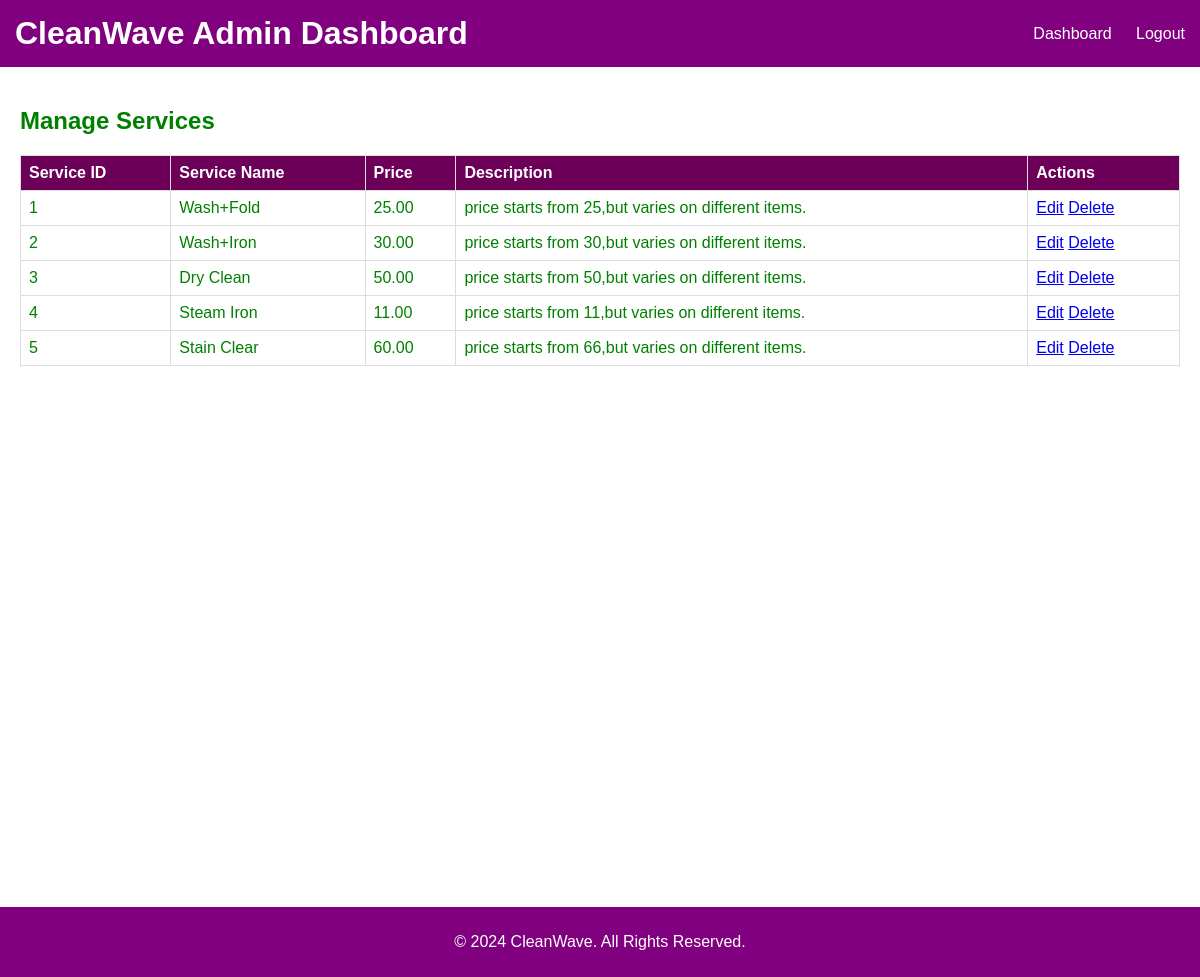
The page /admin/manage_services.php on the database its author committed.
### tables this page shows
CREATE TABLE `services` (
  `id` int NOT NULL AUTO_INCREMENT,
  `service_name` varchar(100) NOT NULL,
  `price` decimal(10,2) NOT NULL,
  `description` text NOT NULL,
  `created_at` timestamp NOT NULL,
  PRIMARY KEY (`id`)
);

### admin/manage_services.php (the view, shortened to what this page needs)
<?php include('../includes/db_connect.php'); ?>
<!DOCTYPE html>
<html lang="en">
<head>
    <link rel="stylesheet" href="../assets/css/style.css">
</head>
<body>
    <?php include('../includes/header.php'); ?>
    <div class="content">
        <h2>Manage Services</h2>
        <table>
            <thead>
                <tr>
                    <th>Service ID</th>
                    <th>Service Name</th>
                    <th>Price</th>
                    <th>Description</th>
                    <th>Actions</th>
                </tr>
            </thead>
            <tbody>
                <?php
                $query = "SELECT * FROM services";
                $result = $conn->query($query);
                if ($result->num_rows > 0) {
                    while($row = $result->fetch_assoc()) {
                        echo "<tr>
                                <td>{$row['id']}</td>
                                <td>{$row['service_name']}</td>
                                <td>{$row['price']}</td>
                                <td>{$row['description']}</td>
                                <td>
                                <a href='edit_service.php?id={$row['id']}'>Edit</a>
                                <a href='delete_service.php?id={$row['id']}'>Delete</a>
                                </td>
                              </tr>";
                    }
                } else {
                    echo "<tr><td colspan='5'>No services found</td></tr>";
                }
                ?>
            </tbody>
        </table>
    </div>
    <?php include('../includes/footer.php'); ?>
</body>
</html>

### assets/css/style.css (style rules this page uses)
body { font-family: Arial, sans-serif; margin: 0; padding: 0; color:green; background-color: #ffffff; }
.content { padding: 20px; background-color: #ffffff; min-height: 100vh; }
table { width: 100%; border-collapse: collapse; margin-top: 20px; }
table, th, td { border: 1px solid #ddd; padding: 8px; text-align: left; }
table thead { background-color: #81007f; }
table th { background-color: #6c0059; color: white; }

### includes/header.php (style rules this page uses)
body { font-family: Arial, sans-serif; margin: 0; padding: 0; background-color: #ffffff; color:green; }

### rows shown on the page
services: id "1", service_name "Wash+Fold", price "25.00", description "price starts from 25,but varies on different items."
services: id "2", service_name "Wash+Iron", price "30.00", description "price starts from 30,but varies on different items."
services: id "3", service_name "Dry Clean", price "50.00", description "price starts from 50,but varies on different items."
services: id "4", service_name "Steam Iron", price "11.00", description "price starts from 11,but varies on different items."
services: id "5", service_name "Stain Clear", price "60.00", description "price starts from 66,but varies on different items."
